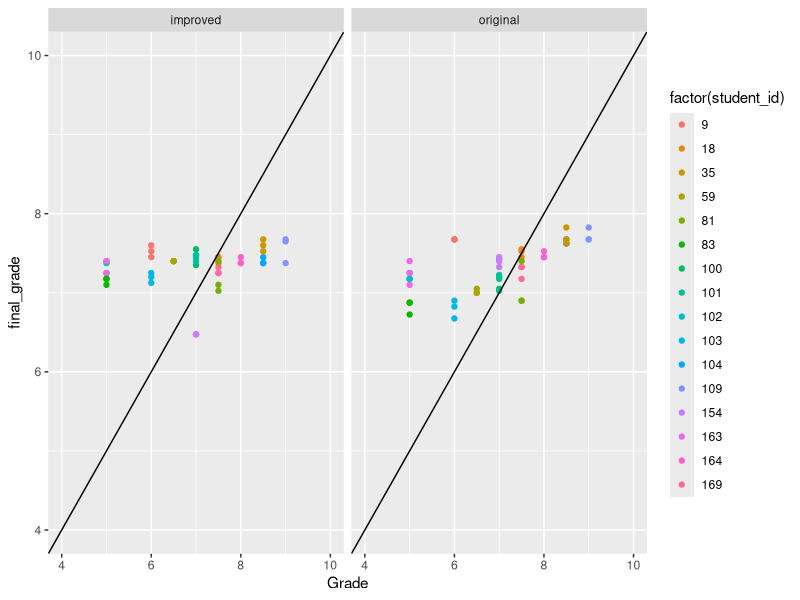

Here is the R script that generated this plot:
library(tidyverse)
teacher_grades <- read.csv2("allinfo_pseudo.csv")
LLM_grades <- read.csv("results.csv")

teacher_grades = teacher_grades %>% rename(student_id = PseudoID)

combined = LLM_grades %>% left_join(teacher_grades)

combined %>% ggplot(aes(x=Grade, y=final_grade, color = factor(student_id))) + 
 geom_point() +
  geom_abline(slope=1) +
  ylim(c(4,10)) +
  xlim(c(4,10)) +
  facet_wrap(~rubric_version)

write.csv(combined, "combined.csv")


library(dplyr)
library(readr)
library(stringr)

CSV_PATH <- "/path/to/your/results.csv"

new_results <- read_csv("results.csv")

new_results <- new_results |>
  mutate(run_number = as.integer(str_extract(run_id, "(?<=\\.run)\\d+")))

write_csv(new_results, "new_results.csv")
